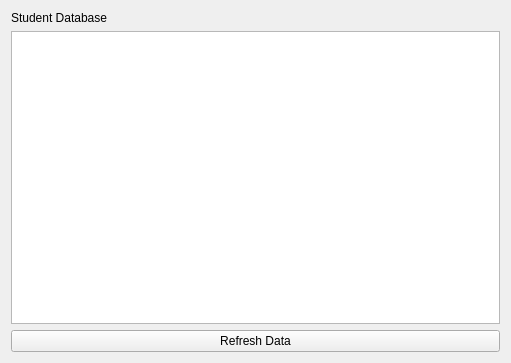
<?xml version="1.0" encoding="UTF-8"?>
<ui version="4.0">
 <class>Form</class>
 <widget class="QWidget" name="Form">
  <property name="geometry">
   <rect>
    <x>0</x>
    <y>0</y>
    <width>511</width>
    <height>363</height>
   </rect>
  </property>
  <property name="windowTitle">
   <string>Form</string>
  </property>
  <layout class="QVBoxLayout" name="verticalLayout_2">
   <item>
    <layout class="QVBoxLayout" name="verticalLayout">
     <item>
      <widget class="QLabel" name="student_label">
       <property name="text">
        <string>Student Database</string>
       </property>
      </widget>
     </item>
     <item>
      <widget class="QTableWidget" name="student_table"/>
     </item>
     <item>
      <widget class="QPushButton" name="refresh_btn">
       <property name="text">
        <string>Refresh Data</string>
       </property>
      </widget>
     </item>
    </layout>
   </item>
  </layout>
 </widget>
 <resources/>
 <connections/>
</ui>
